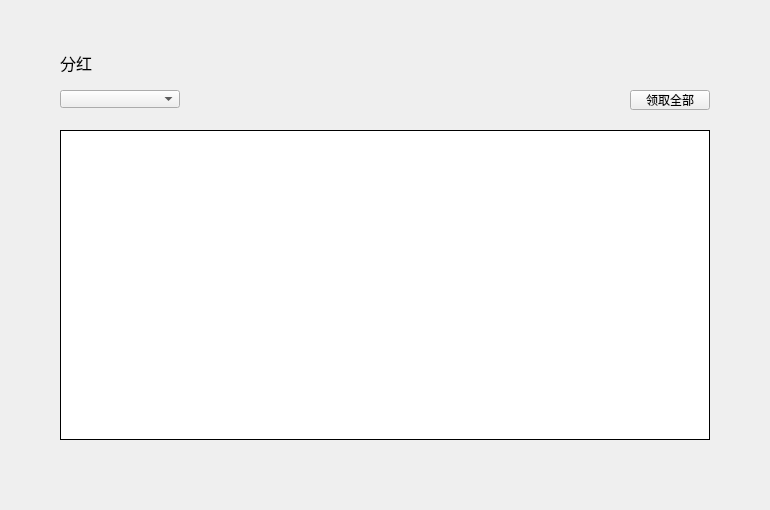
<?xml version="1.0" encoding="UTF-8"?>
<ui version="4.0">
 <class>BonusPage</class>
 <widget class="QWidget" name="BonusPage">
  <property name="geometry">
   <rect>
    <x>0</x>
    <y>0</y>
    <width>770</width>
    <height>510</height>
   </rect>
  </property>
  <property name="windowTitle">
   <string>Form</string>
  </property>
  <widget class="QComboBox" name="accountComboBox">
   <property name="geometry">
    <rect>
     <x>60</x>
     <y>90</y>
     <width>120</width>
     <height>18</height>
    </rect>
   </property>
   <property name="font">
    <font>
     <family>微软雅黑</family>
     <weight>50</weight>
     <bold>false</bold>
    </font>
   </property>
   <property name="focusPolicy">
    <enum>Qt::NoFocus</enum>
   </property>
   <property name="styleSheet">
    <string notr="true"/>
   </property>
  </widget>
  <widget class="QLabel" name="title_label">
   <property name="geometry">
    <rect>
     <x>60</x>
     <y>50</y>
     <width>120</width>
     <height>26</height>
    </rect>
   </property>
   <property name="font">
    <font>
     <family>微软雅黑</family>
     <pointsize>12</pointsize>
     <weight>50</weight>
     <italic>false</italic>
     <bold>false</bold>
    </font>
   </property>
   <property name="styleSheet">
    <string notr="true"/>
   </property>
   <property name="text">
    <string>分红</string>
   </property>
  </widget>
  <widget class="QTableWidget" name="bonusTableWidget">
   <property name="geometry">
    <rect>
     <x>60</x>
     <y>130</y>
     <width>650</width>
     <height>310</height>
    </rect>
   </property>
   <property name="cursor" stdset="0">
    <cursorShape>PointingHandCursor</cursorShape>
   </property>
   <property name="layoutDirection">
    <enum>Qt::LeftToRight</enum>
   </property>
   <property name="styleSheet">
    <string notr="true"/>
   </property>
   <property name="frameShape">
    <enum>QFrame::Box</enum>
   </property>
   <property name="frameShadow">
    <enum>QFrame::Plain</enum>
   </property>
   <property name="verticalScrollBarPolicy">
    <enum>Qt::ScrollBarAsNeeded</enum>
   </property>
   <property name="horizontalScrollBarPolicy">
    <enum>Qt::ScrollBarAlwaysOff</enum>
   </property>
   <property name="autoScroll">
    <bool>true</bool>
   </property>
   <property name="editTriggers">
    <set>QAbstractItemView::NoEditTriggers</set>
   </property>
   <property name="selectionMode">
    <enum>QAbstractItemView::NoSelection</enum>
   </property>
   <property name="iconSize">
    <size>
     <width>19</width>
     <height>12</height>
    </size>
   </property>
   <property name="showGrid">
    <bool>true</bool>
   </property>
   <property name="gridStyle">
    <enum>Qt::SolidLine</enum>
   </property>
   <attribute name="horizontalHeaderVisible">
    <bool>false</bool>
   </attribute>
   <attribute name="horizontalHeaderCascadingSectionResizes">
    <bool>false</bool>
   </attribute>
   <attribute name="horizontalHeaderHighlightSections">
    <bool>false</bool>
   </attribute>
   <attribute name="verticalHeaderVisible">
    <bool>false</bool>
   </attribute>
   <attribute name="verticalHeaderHighlightSections">
    <bool>false</bool>
   </attribute>
   <column>
    <property name="text">
     <string>币种</string>
    </property>
    <property name="font">
     <font>
      <family>微软雅黑</family>
     </font>
    </property>
    <property name="textAlignment">
     <set>AlignCenter</set>
    </property>
   </column>
   <column>
    <property name="text">
     <string>分红数量</string>
    </property>
    <property name="font">
     <font>
      <family>微软雅黑</family>
     </font>
    </property>
    <property name="textAlignment">
     <set>AlignCenter</set>
    </property>
   </column>
   <column>
    <property name="text">
     <string/>
    </property>
   </column>
  </widget>
  <widget class="QToolButton" name="obtainAllBtn">
   <property name="geometry">
    <rect>
     <x>630</x>
     <y>90</y>
     <width>80</width>
     <height>20</height>
    </rect>
   </property>
   <property name="font">
    <font>
     <family>微软雅黑</family>
     <weight>50</weight>
     <italic>false</italic>
     <bold>false</bold>
    </font>
   </property>
   <property name="cursor">
    <cursorShape>PointingHandCursor</cursorShape>
   </property>
   <property name="focusPolicy">
    <enum>Qt::NoFocus</enum>
   </property>
   <property name="styleSheet">
    <string notr="true"/>
   </property>
   <property name="text">
    <string>领取全部</string>
   </property>
  </widget>
  <widget class="QStackedWidget" name="stackedWidget">
   <property name="geometry">
    <rect>
     <x>0</x>
     <y>468</y>
     <width>770</width>
     <height>41</height>
    </rect>
   </property>
  </widget>
 </widget>
 <resources/>
 <connections/>
</ui>
